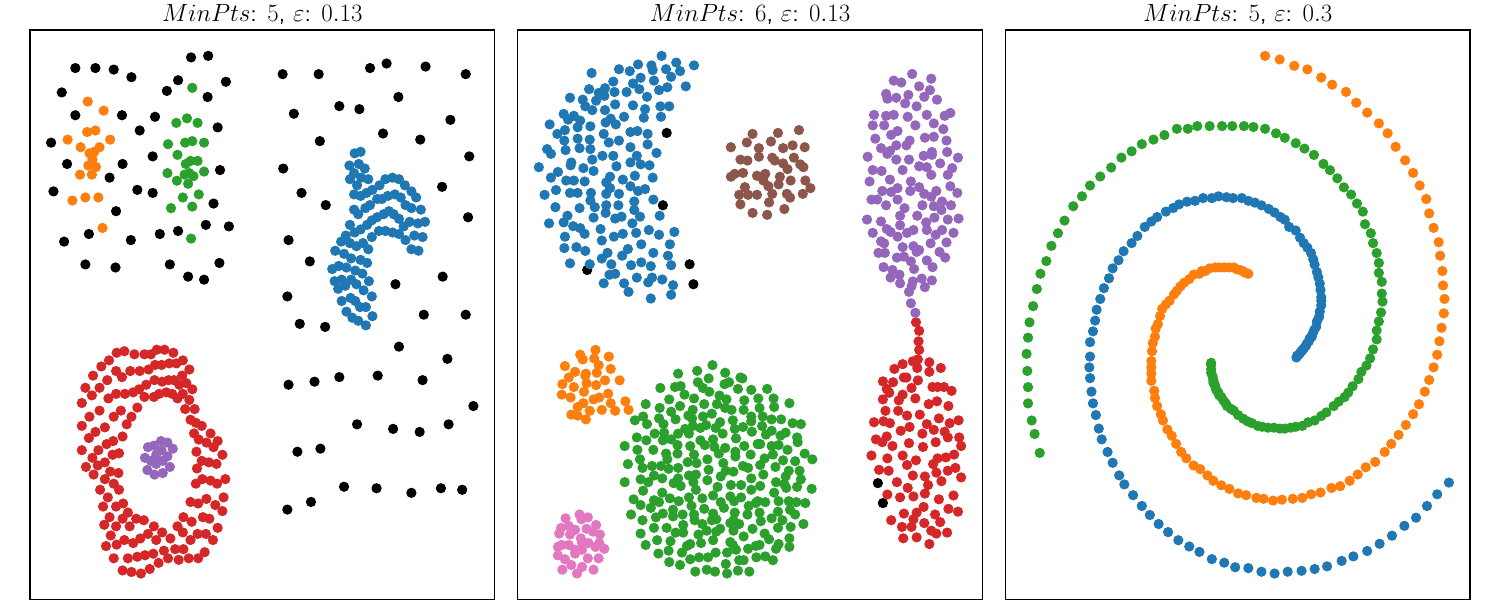

Python code for this plot:
import numpy as np
from sklearn.cluster import DBSCAN
from sklearn.neighbors import NearestNeighbors
import matplotlib.pyplot as plt
import clustbench
from itertools import cycle, islice

np.random.seed(14)

# Define colours
colours_distinct=[
    "#1f77b4", "#ff7f0e", "#2ca02c", "#d62728", "#9467bd", "#8c564b",
    "#e377c2",  "#bcbd22", "#17becf", "#aec7e8", "#ffbb78",
    "#98df8a", "#ff9896", "#c5b0d5", "#c49c94", "#f7b6d2", "#c7c7c7",
    "#dbdb8d", "#9edae5", "#8c6d31", "#393b79", "#ad494a", "#3182bd",
    "#ffbb78", "#ff7f0e", "#2ca02c", "#d62728", "#9467bd", "#8c564b",
    "#e377c2", "#7f7f7f", "#bcbd22", "#17becf", "#aec7e8", "#ffbb78",
    "#98df8a", "#ff9896", "#c5b0d5", "#c49c94", "#f7b6d2", "#c7c7c7",
    "#dbdb8d", "#9edae5", "#8c6d31", "#393b79", "#ad494a", "#3182bd",
    "#ffbb78", "#ff7f0e", "#2ca02c", "#d62728", "#9467bd", "#8c564b",
    "#e377c2", "#7f7f7f", "#bcbd22", "#17becf", "#aec7e8", "#ffbb78",
    "#98df8a", "#ff9896", "#c5b0d5", "#c49c94", "#f7b6d2", "#c7c7c7",
    "#dbdb8d", "#9edae5", "#8c6d31", "#393b79", "#ad494a", "#3182bd",
    "#ffbb78", "#ff7f0e", "#2ca02c", "#d62728", "#9467bd", "#8c564b",
    "#e377c2", "#7f7f7f", "#bcbd22", "#17becf", "#aec7e8", "#ffbb78",
    "#98df8a", "#ff9896", "#c5b0d5", "#c49c94", "#f7b6d2", "#c7c7c7",
    "#dbdb8d", "#9edae5", "#8c6d31", "#393b79", "#ad494a", "#3182bd",
    "#ffbb78", "#ff7f0e", "#2ca02c", "#d62728", "#9467bd", "#8c564b",
    "#e377c2", "#7f7f7f", "#bcbd22", "#17becf", "#aec7e8", "#ffbb78",
    "#98df8a", "#ff9896", "#c5b0d5", "#c49c94", "#f7b6d2", "#c7c7c7",
    "#dbdb8d", "#9edae5", "#8c6d31", "#393b79", "#ad494a", "#3182bd"
    ]

# Load data
compound=clustbench.load_dataset('sipu', 'compound')
compound=compound.data
aggregation=clustbench.load_dataset('sipu', 'aggregation')
aggregation=aggregation.data
spiral=clustbench.load_dataset('sipu', 'spiral')
spiral=spiral.data

# Fit models
compound1=DBSCAN(eps=0.13, min_samples=5).fit(compound)
aggregation1=DBSCAN(eps=0.13, min_samples=6).fit(aggregation)
spiral1=DBSCAN(eps=0.3, min_samples=5).fit(spiral)

# PLOT
plt.figure(figsize=(15, 6))
plt.subplots_adjust(left=0.02, right=0.98, bottom=0.001, top=0.95, wspace=0.05, hspace=0.07)
plt.rcParams.update({
    "text.usetex": True
})

### COMPOUND
plt.subplot(1, 3, 1)
colors = np.array(list(islice(cycle(colours_distinct), int(max(compound1.labels_) + 1))))
colors = np.append(colors, ["#000000"])
plt.scatter(compound[:, 0], compound[:, 1], s=40, color=colors[compound1.labels_])
plt.title(r'$MinPts$: $5$, $\varepsilon$: $0.13$', size=18)
plt.xticks(())
plt.yticks(())

### AGGREGATION
plt.subplot(1, 3, 2)
colors = np.array(list(islice(cycle(colours_distinct), int(max(aggregation1.labels_) + 1))))
colors = np.append(colors, ["#000000"])
plt.scatter(aggregation[:, 0], aggregation[:, 1], s=40, color=colors[aggregation1.labels_])
plt.title(r'$MinPts$: $6$, $\varepsilon$: $0.13$', size=18)
plt.xticks(())
plt.yticks(())

### SPIRAL
plt.subplot(1, 3, 3)
colors = np.array(list(islice(cycle(colours_distinct), int(max(spiral1.labels_) + 1))))
colors = np.append(colors, ["#000000"])
plt.scatter(spiral[:, 0], spiral[:, 1], s=40, color=colors[spiral1.labels_])
plt.title(r'$MinPts$: $5$, $\varepsilon$: $0.3$', size=18)
plt.xticks(())
plt.yticks(())


#plt.suptitle("DBSCAN", size=30)
plt.savefig("dbscan_good.pdf")